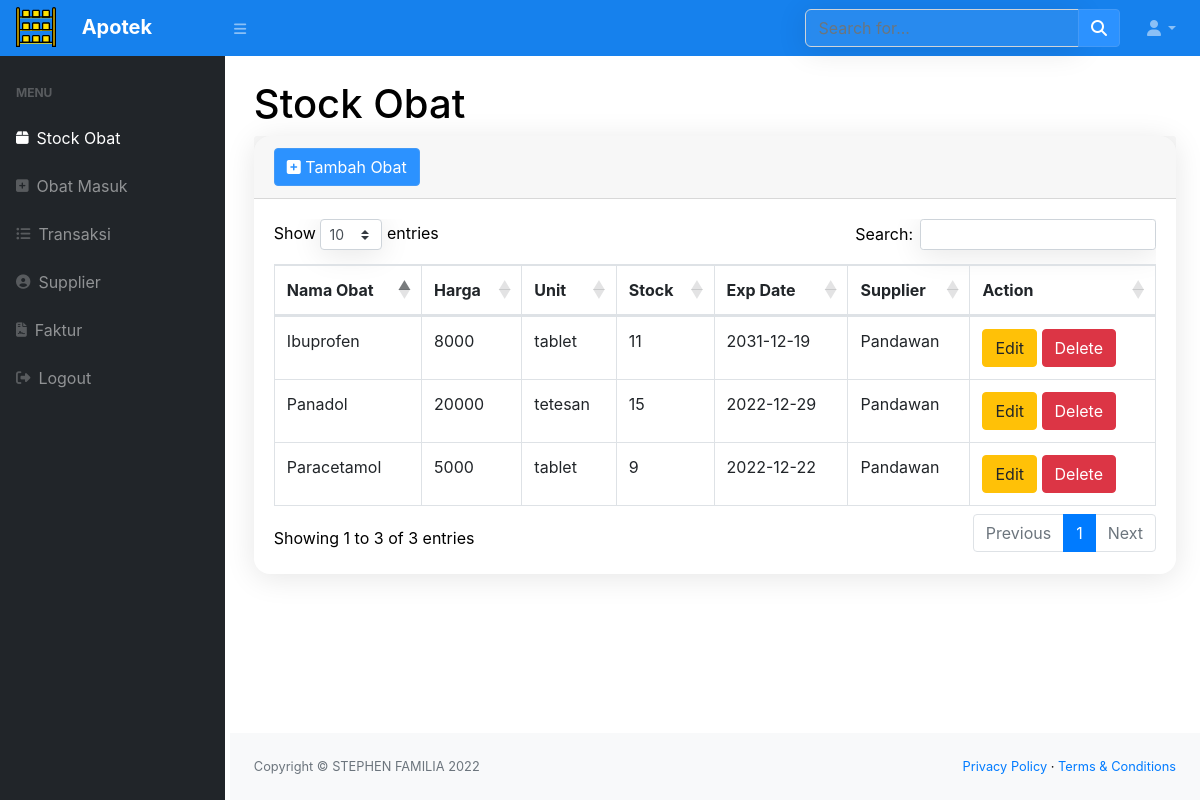
The app's page /index.php (signed in), older data.
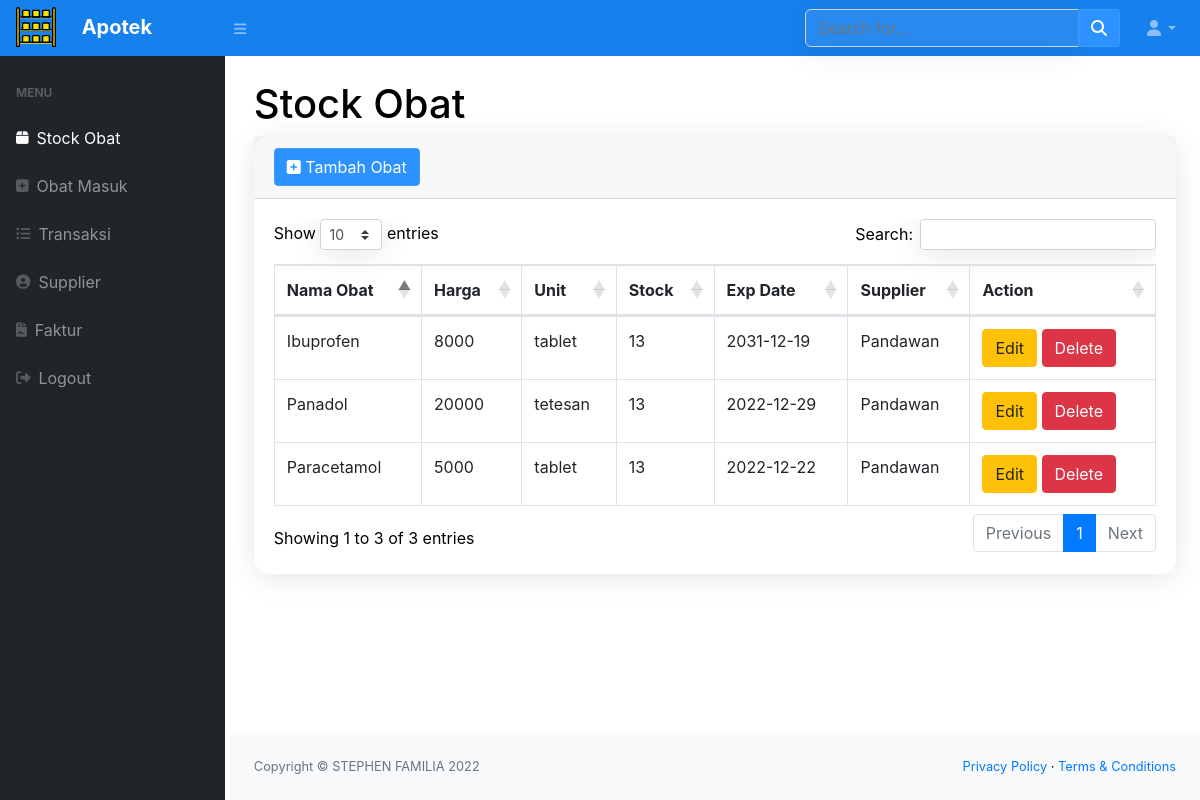
The same page, newer data.
### tables this page shows
CREATE TABLE `stock` (
  `idobat` int NOT NULL,
  `merek_dagang` varchar(50) NOT NULL,
  `harga` int NOT NULL,
  `satuan` enum('item','tablet','kapsul','tetesan','suppositori','hirup') NOT NULL,
  `exp_date` date NOT NULL,
  `stock` int NOT NULL,
  `supplier` int NOT NULL
);

CREATE TABLE `supplier` (
  `idsup` int NOT NULL,
  `nama_supplier` varchar(100) NOT NULL,
  `alamat` varchar(100) DEFAULT NULL,
  `no_telp` varchar(20) DEFAULT NULL
);

### index.php (the view, shortened to what this page needs)
<?php
require 'function.php';
include 'head.php';
?>
    <body class="sb-nav-fixed">
        <?php include 'nav.php'?>;
            <div id="layoutSidenav_content">
                <main>
                    <div class="container-fluid">
                        <h1 class="mt-4">Stock Obat</h1>
                        <div class="card mb-4">
                            <div class="card-header">
                            <button type="button" class="btn btn-primary" data-toggle="modal" data-target="#myModal">
                                <i class="fa fa-plus-square"></i> Tambah Obat
                                </button>
                            </div>
                            <div class="card-body">
                                <div class="table-responsive">
                                    <table class="table table-bordered" id="dataTable" width="100%" cellspacing="0">
                                        <thead>
                                            <tr>
                                                <th>Nama Obat</th>
                                                <th>Harga</th>
                                                <th>Unit</th>
                                                <th>Stock</th>
                                                <th>Exp Date</th>
                                                <th>Supplier</th>
                                                <th>Action</th>
                                            </tr>
                                        </thead>
                                        <tbody>
                                            <?php
                                                $ambilsemuadatastock = mysqli_query($conn,"SELECT * from stock");
                                                while($data=mysqli_fetch_array($ambilsemuadatastock)){
                                                    $ambildatasupplier = mysqli_query($conn, "SELECT * FROM supplier p, stock s where s.supplier = p.idsup");
                                                    $data1 = mysqli_fetch_array($ambildatasupplier);
                                                    $idbarang = $data['idobat'];
                                                    $namabarang = $data['merek_dagang'];
                                                    $harga = $data['harga'];
                                                    $satuan = $data['satuan'];
                                                    $stock = $data['stock'];
                                                    $exp_date = $data['exp_date'];
                                                    $supplier = $data1['nama_supplier'];
                                            ?>
                                                <tr>
                                                    <td><?=$namabarang?></td>
                                                    <td><?=$harga?></td>
                                                    <td><?=$satuan?></td>
                                                    <td><?=$stock?></td>
                                                    <td><?=$exp_date?></td>
                                                    <td><?=$supplier?></td>
                                                    <td>
                                                      <button type="button" class="btn btn-warning" data-toggle="modal" data-target="#edit<?=$idbarang;?>">Edit</button>
                                                      <button type="button" class="btn btn-danger" data-toggle="modal" data-target="#delete<?=$idbarang;?>">Delete</button>
                                                    </td>
                                                </tr>
                                            <?php
                                                };
                                            ?>
                                        </tbody>
                                    </table>
                                </div>
                            </div>
                        </div>
                    </div>
                </main>
                <footer class="py-4 bg-light mt-auto">
                    <div class="container-fluid">
                        <div class="d-flex align-items-center justify-content-between small">
                            <div class="text-muted">Copyright &copy; STEPHEN FAMILIA 2022</div>
                            <div>
                                <a href="#">Privacy Policy</a>
                                &middot;
                                <a href="#">Terms &amp; Conditions</a>
                            </div>
                        </div>
                    </div>
                </footer>
            </div>
        </div>
    </body>
</html>

Row changes from the older to the newer data that the page shows:
changed stock "Panadol": stock "15" → "13"
changed stock "Paracetamol": stock "9" → "13"
changed stock "Ibuprofen": stock "11" → "13"
